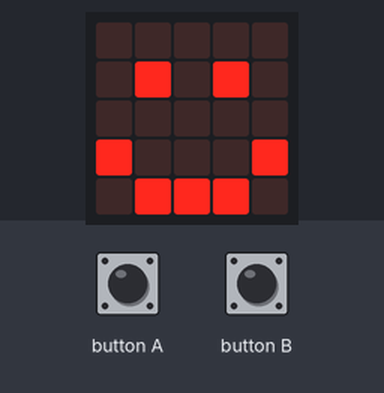
This program was run on a simulated BBC micro:bit (MakeCode). On the bench: the board's 5×5 LED display. The test bench sets the inputs (shaded band).

Above: at 0.1 s.
2.4 s: button A pressed for 0.15 s
At 5.3 s:
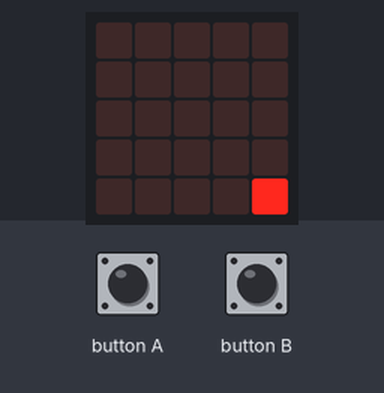
5.5 s: button B pressed for 0.15 s
At 7.4 s:
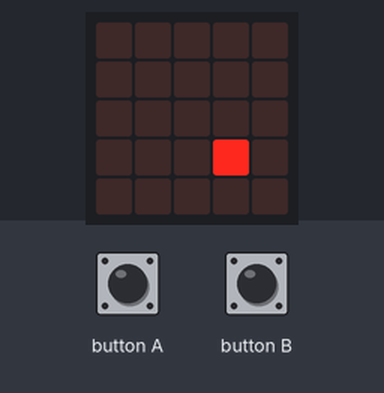
8.6 s: button A pressed for 0.15 s
At 9.2 s:
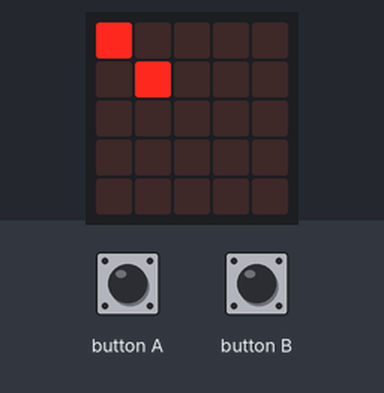
Timing chart, 0 to 11.6 s (numbered marks = the images above; inputs shaded):
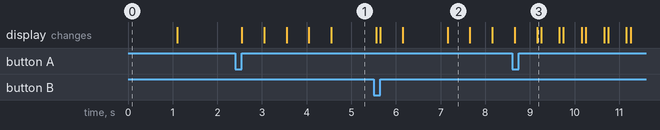

The program:

main.ts
```typescript
// (licence header left out)
// variables
let sprite: game.LedSprite = null
let loopCounter = 0

// setup
basic.showIcon(IconNames.Happy)
basic.pause(500)
basic.clearScreen()

// when "A" is pressed, the pixels move down in a diagonal
input.onButtonPressed(Button.A, function () {
  // setup
  basic.clearScreen()
  loopCounter = 0
  sprite = game.createSprite(0, 0)

  while (loopCounter <= 5) {
    sprite.set(LedSpriteProperty.X, loopCounter)
    sprite.set(LedSpriteProperty.Y, loopCounter)
    loopCounter = loopCounter + 1
    basic.pause(500)
  }
  sprite.delete()
  basic.showIcon(IconNames.Happy)
})

// when "B" is pressed, the pixels move around the outside edge of the LED matrix
input.onButtonPressed(Button.B, function () {
  // setup
  basic.clearScreen()
  loopCounter = 5
  sprite = game.createSprite(5, 5)

  while (loopCounter >= 0) {
    sprite.set(LedSpriteProperty.X, loopCounter)
    sprite.set(LedSpriteProperty.Y, loopCounter)
    loopCounter = loopCounter - 1
    basic.pause(500)
  }
  sprite.delete()
  basic.showIcon(IconNames.Happy)
})
```

Measured:
- after the input at 2.4 s, the display: first changes after 0.15 s (image 1 shows a later state)
- after the input at 8.6 s, the display: first differs from a run without the input after 0.56 s (image 3)
- what the display in image 2 shows lasts 0.5 s, from 7.2 s to 7.7 s
